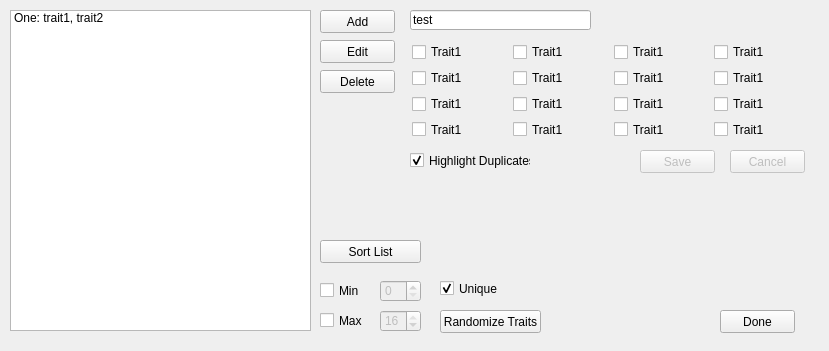
<?xml version="1.0" encoding="UTF-8"?>
<ui version="4.0">
 <class>Form</class>
 <widget class="QWidget" name="Form">
  <property name="geometry">
   <rect>
    <x>0</x>
    <y>0</y>
    <width>829</width>
    <height>351</height>
   </rect>
  </property>
  <property name="windowTitle">
   <string>Character Editor</string>
  </property>
  <property name="statusTip">
   <string/>
  </property>
  <widget class="QPushButton" name="b_Rand_Traits">
   <property name="geometry">
    <rect>
     <x>440</x>
     <y>310</y>
     <width>101</width>
     <height>23</height>
    </rect>
   </property>
   <property name="text">
    <string>Randomize Traits</string>
   </property>
  </widget>
  <widget class="QPushButton" name="b_Edit">
   <property name="geometry">
    <rect>
     <x>320</x>
     <y>40</y>
     <width>75</width>
     <height>23</height>
    </rect>
   </property>
   <property name="text">
    <string>Edit</string>
   </property>
  </widget>
  <widget class="QSpinBox" name="sb_Min">
   <property name="enabled">
    <bool>false</bool>
   </property>
   <property name="geometry">
    <rect>
     <x>380</x>
     <y>280</y>
     <width>41</width>
     <height>22</height>
    </rect>
   </property>
   <property name="maximum">
    <number>16</number>
   </property>
  </widget>
  <widget class="QPushButton" name="b_Done">
   <property name="geometry">
    <rect>
     <x>720</x>
     <y>310</y>
     <width>75</width>
     <height>23</height>
    </rect>
   </property>
   <property name="text">
    <string>Done</string>
   </property>
  </widget>
  <widget class="QPushButton" name="b_Add">
   <property name="geometry">
    <rect>
     <x>320</x>
     <y>10</y>
     <width>75</width>
     <height>23</height>
    </rect>
   </property>
   <property name="text">
    <string>Add</string>
   </property>
  </widget>
  <widget class="QPushButton" name="b_Sort">
   <property name="geometry">
    <rect>
     <x>320</x>
     <y>240</y>
     <width>101</width>
     <height>23</height>
    </rect>
   </property>
   <property name="text">
    <string>Sort List</string>
   </property>
  </widget>
  <widget class="QPushButton" name="b_Delete">
   <property name="geometry">
    <rect>
     <x>320</x>
     <y>70</y>
     <width>75</width>
     <height>23</height>
    </rect>
   </property>
   <property name="text">
    <string>Delete</string>
   </property>
  </widget>
  <widget class="QLineEdit" name="char_name_box">
   <property name="geometry">
    <rect>
     <x>410</x>
     <y>10</y>
     <width>181</width>
     <height>20</height>
    </rect>
   </property>
   <property name="text">
    <string>test</string>
   </property>
  </widget>
  <widget class="QCheckBox" name="chk_Unique">
   <property name="geometry">
    <rect>
     <x>440</x>
     <y>280</y>
     <width>61</width>
     <height>17</height>
    </rect>
   </property>
   <property name="toolTip">
    <string>&lt;html&gt;&lt;head/&gt;&lt;body&gt;&lt;p&gt;Each trait is only be assigned once. &lt;/p&gt;&lt;/body&gt;&lt;/html&gt;</string>
   </property>
   <property name="text">
    <string>Unique</string>
   </property>
   <property name="checked">
    <bool>true</bool>
   </property>
  </widget>
  <widget class="QPushButton" name="b_Edit_Cancel">
   <property name="enabled">
    <bool>false</bool>
   </property>
   <property name="geometry">
    <rect>
     <x>730</x>
     <y>150</y>
     <width>75</width>
     <height>23</height>
    </rect>
   </property>
   <property name="text">
    <string>Cancel</string>
   </property>
  </widget>
  <widget class="QCheckBox" name="chk_Highlight">
   <property name="geometry">
    <rect>
     <x>410</x>
     <y>150</y>
     <width>121</width>
     <height>21</height>
    </rect>
   </property>
   <property name="text">
    <string>Highlight Duplicates</string>
   </property>
   <property name="checked">
    <bool>true</bool>
   </property>
  </widget>
  <widget class="QCheckBox" name="chk_Min">
   <property name="geometry">
    <rect>
     <x>320</x>
     <y>280</y>
     <width>51</width>
     <height>21</height>
    </rect>
   </property>
   <property name="text">
    <string>Min</string>
   </property>
  </widget>
  <widget class="QCheckBox" name="chk_Max">
   <property name="geometry">
    <rect>
     <x>320</x>
     <y>310</y>
     <width>51</width>
     <height>21</height>
    </rect>
   </property>
   <property name="text">
    <string>Max</string>
   </property>
  </widget>
  <widget class="QSpinBox" name="sb_Max">
   <property name="enabled">
    <bool>false</bool>
   </property>
   <property name="geometry">
    <rect>
     <x>380</x>
     <y>310</y>
     <width>41</width>
     <height>22</height>
    </rect>
   </property>
   <property name="minimum">
    <number>1</number>
   </property>
   <property name="maximum">
    <number>16</number>
   </property>
   <property name="value">
    <number>16</number>
   </property>
  </widget>
  <widget class="QListWidget" name="listWidget_Chars">
   <property name="geometry">
    <rect>
     <x>10</x>
     <y>10</y>
     <width>301</width>
     <height>321</height>
    </rect>
   </property>
   <item>
    <property name="text">
     <string>One: trait1, trait2</string>
    </property>
   </item>
  </widget>
  <widget class="QWidget" name="layoutWidget">
   <property name="geometry">
    <rect>
     <x>410</x>
     <y>40</y>
     <width>401</width>
     <height>101</height>
    </rect>
   </property>
   <layout class="QGridLayout" name="grid_traits">
    <property name="leftMargin">
     <number>2</number>
    </property>
    <property name="topMargin">
     <number>2</number>
    </property>
    <property name="rightMargin">
     <number>2</number>
    </property>
    <property name="bottomMargin">
     <number>2</number>
    </property>
    <item row="0" column="0">
     <widget class="QCheckBox" name="chk_Trait_25">
      <property name="text">
       <string>Trait1</string>
      </property>
     </widget>
    </item>
    <item row="0" column="1">
     <widget class="QCheckBox" name="chk_Trait_28">
      <property name="text">
       <string>Trait1</string>
      </property>
     </widget>
    </item>
    <item row="0" column="2">
     <widget class="QCheckBox" name="chk_Trait_32">
      <property name="text">
       <string>Trait1</string>
      </property>
     </widget>
    </item>
    <item row="0" column="3">
     <widget class="QCheckBox" name="chk_Trait_20">
      <property name="text">
       <string>Trait1</string>
      </property>
     </widget>
    </item>
    <item row="1" column="0">
     <widget class="QCheckBox" name="chk_Trait_17">
      <property name="text">
       <string>Trait1</string>
      </property>
     </widget>
    </item>
    <item row="1" column="1">
     <widget class="QCheckBox" name="chk_Trait_31">
      <property name="text">
       <string>Trait1</string>
      </property>
     </widget>
    </item>
    <item row="1" column="2">
     <widget class="QCheckBox" name="chk_Trait_24">
      <property name="text">
       <string>Trait1</string>
      </property>
     </widget>
    </item>
    <item row="1" column="3">
     <widget class="QCheckBox" name="chk_Trait_21">
      <property name="text">
       <string>Trait1</string>
      </property>
     </widget>
    </item>
    <item row="2" column="0">
     <widget class="QCheckBox" name="chk_Trait_18">
      <property name="text">
       <string>Trait1</string>
      </property>
     </widget>
    </item>
    <item row="2" column="1">
     <widget class="QCheckBox" name="chk_Trait_23">
      <property name="text">
       <string>Trait1</string>
      </property>
     </widget>
    </item>
    <item row="2" column="2">
     <widget class="QCheckBox" name="chk_Trait_26">
      <property name="text">
       <string>Trait1</string>
      </property>
     </widget>
    </item>
    <item row="2" column="3">
     <widget class="QCheckBox" name="chk_Trait_22">
      <property name="text">
       <string>Trait1</string>
      </property>
     </widget>
    </item>
    <item row="3" column="0">
     <widget class="QCheckBox" name="chk_Trait_19">
      <property name="text">
       <string>Trait1</string>
      </property>
     </widget>
    </item>
    <item row="3" column="1">
     <widget class="QCheckBox" name="chk_Trait_29">
      <property name="text">
       <string>Trait1</string>
      </property>
     </widget>
    </item>
    <item row="3" column="2">
     <widget class="QCheckBox" name="chk_Trait_27">
      <property name="text">
       <string>Trait1</string>
      </property>
     </widget>
    </item>
    <item row="3" column="3">
     <widget class="QCheckBox" name="chk_Trait_30">
      <property name="text">
       <string>Trait1</string>
      </property>
     </widget>
    </item>
   </layout>
  </widget>
  <widget class="QLabel" name="lbl_Debug">
   <property name="geometry">
    <rect>
     <x>600</x>
     <y>10</y>
     <width>161</width>
     <height>16</height>
    </rect>
   </property>
   <property name="text">
    <string> </string>
   </property>
  </widget>
  <widget class="QPushButton" name="b_Edit_Save">
   <property name="enabled">
    <bool>false</bool>
   </property>
   <property name="geometry">
    <rect>
     <x>640</x>
     <y>150</y>
     <width>75</width>
     <height>23</height>
    </rect>
   </property>
   <property name="text">
    <string>Save</string>
   </property>
  </widget>
 </widget>
 <resources/>
 <connections/>
</ui>
